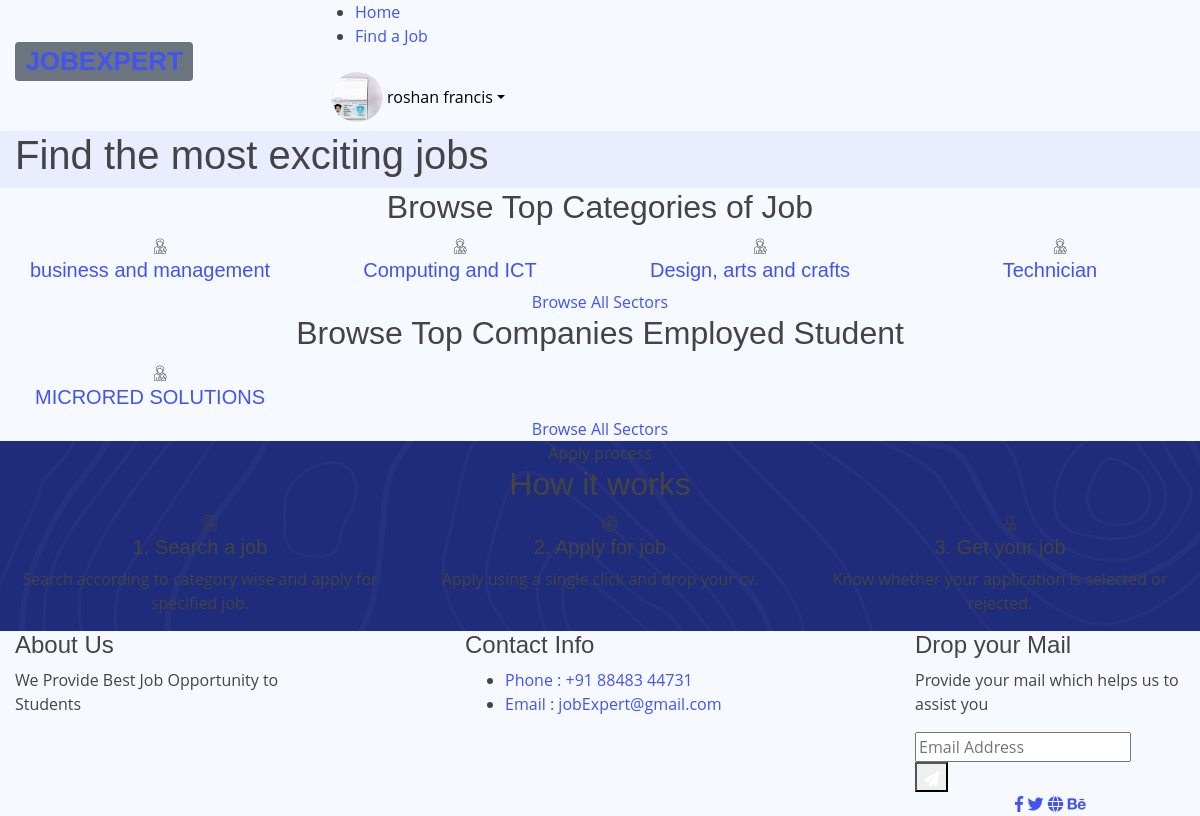
Screenshot of /index.php (signed in) with the database file from the repository.
### tables this page shows
CREATE TABLE `jobseeker` (
  `jsID` int(11) NOT NULL,
  `jusername` varchar(100) NOT NULL,
  `fname` varchar(100) NOT NULL,
  `lname` varchar(100) NOT NULL,
  `phonenumber` varchar(10) NOT NULL,
  `image` longtext NOT NULL,
  `jobstatus` tinyint(4) NOT NULL DEFAULT 0
);

CREATE TABLE `category` (
  `cat_id` int(11) NOT NULL,
  `cat_name` varchar(100) NOT NULL
);

CREATE TABLE `company` (
  `Cid` int(11) NOT NULL,
  `Cusername` varchar(100) NOT NULL,
  `cName` varchar(100) NOT NULL,
  `Cnum` varchar(10) NOT NULL,
  `Cdes` longtext NOT NULL DEFAULT '',
  `cImage` longtext NOT NULL,
  `status` int(1) NOT NULL DEFAULT 0
);

### index.php (the view, shortened to what this page needs)
<!doctype html>
<html class="no-js" lang="zxx">
    <head>
            <link href="./company/assets/vendor/bootstrap-icons/bootstrap-icons.css" rel="stylesheet">
            <link rel="stylesheet" href="assets/css/bootstrap.min.css">
            <link rel="stylesheet" href="assets/css/owl.carousel.min.css">
            <link rel="stylesheet" href="assets/css/flaticon.css">
            <link rel="stylesheet" href="assets/css/price_rangs.css">
            <link rel="stylesheet" href="assets/css/slicknav.css">
            <link rel="stylesheet" href="assets/css/animate.min.css">
            <link rel="stylesheet" href="assets/css/magnific-popup.css">
            <link rel="stylesheet" href="assets/css/fontawesome-all.min.css">
            <link rel="stylesheet" href="assets/css/themify-icons.css">
            <link rel="stylesheet" href="assets/css/slick.css">
            <link rel="stylesheet" href="assets/css/nice-select.css">
            <link rel="stylesheet" href="assets/css/style.css">
   </head>
   <body>
    <?php
    include('includes/navbar.php');
    ?>
    <main>
        <div class="slider-area ">
            <div class="slider-active">
                <div class="single-slider slider-height d-flex align-items-center" data-background="assets/img/hero/h1_hero.jpg">
                    <div class="container">
                        <div class="row">
                            <div class="col-xl-6 col-lg-9 col-md-10">
                                <div class="hero__caption">
                                    <h1>Find the most exciting jobs</h1>
                                </div>
                            </div>
                        </div>
                        <div class="row">
                            <div class="col-xl-8">
                            </div>
                        </div>
                    </div>
                </div>
            </div>
        </div>
        <div class="our-services section-pad-t30">
            <div class="container">
                <div class="row">
                    <div class="col-lg-12">
                        <div class="section-tittle text-center">
                            <h2>Browse Top Categories of Job </h2>
                        </div>
                    </div>
                </div>
                <div class="row d-flex justify-contnet-center">
                <?php
                    $cat = $conn->query("select  * from category group by cat_id");
                    while($catResult = $cat->fetch_assoc()){
                ?>
                    <div class="col-xl-3 col-lg-3 col-md-4 col-sm-6">
                        <div class="single-services text-center mb-30">
                            <div class="services-ion">
                                <span class="flaticon-tour"></span>
                            </div>
                            <div class="services-cap">
                               <h5><a href="job_listing.php"><?php echo $catResult['cat_name'] ?></a></h5>
                            </div>
                        </div>
                    </div>
                    <?php } ?>
                </div>
                <div class="row">
                    <div class="col-lg-12">
                        <div class="browse-btn2 text-center mt-50">
                            <a href="job_listing.php" class="border-btn2">Browse All Sectors</a>
                        </div>
                    </div>
                </div>
            </div>
        </div>
        <div class="our-services section-pad-t30">
            <div class="container">
                <div class="row">
                    <div class="col-lg-12">
                        <div class="section-tittle text-center">
                            <h2>Browse Top Companies Employed Student </h2>
                        </div>
                    </div>
                </div>
                <div class="row d-flex justify-contnet-center">
                <?php
                    $cat = $conn->query("select  * from company");
                    while($catResult = $cat->fetch_assoc()){
                ?>
                    <div class="col-xl-3 col-lg-3 col-md-4 col-sm-6">
                        <div class="single-services text-center mb-30">
                            <div class="services-ion">
                                <span class="flaticon-tour"></span>
                            </div>
                            <div class="services-cap">
                               <h5><a href="company-about.php?cid=<?php echo $catResult['Cid'] ?>"><?php echo $catResult['cName'] ?></a></h5>
                            </div>
                        </div>
                    </div>
                    <?php } ?>
                </div>
                <div class="row">
                    <div class="col-lg-12">
                        <div class="browse-btn2 text-center mt-50">
                            <a href="job_listing.php" class="border-btn2">Browse All Sectors</a>
                        </div>
                    </div>
                </div>
            </div>
        </div>
        <div class="apply-process-area apply-bg pt-150 pb-150" data-background="assets/img/gallery/how-applybg.png">
            <div class="container">
                <div class="row">
                    <div class="col-lg-12">
                        <div class="section-tittle white-text text-center">
                            <span>Apply process</span>
                            <h2> How it works</h2>
                        </div>
                    </div>
                </div>
                <div class="row">
                    <div class="col-lg-4 col-md-6">
                        <div class="single-process text-center mb-30">
                            <div class="process-ion">
                                <span class="flaticon-search"></span>
                            </div>
                            <div class="process-cap">
                               <h5>1. Search a job</h5>
                               <p>Search according to category wise and apply for specified job.</p>
                            </div>
                        </div>
                    </div>
                    <div class="col-lg-4 col-md-6">
                        <div class="single-process text-center mb-30">
                            <div class="process-ion">
                                <span class="flaticon-curriculum-vitae"></span>
                            </div>
                            <div class="process-cap">
                               <h5>2. Apply for job</h5>
                               <p>Apply using a single click and drop your cv.</p>
                            </div>
                        </div>
                    </div>
                    <div class="col-lg-4 col-md-6">
                        <div class="single-process text-center mb-30">
                            <div class="process-ion">
                                <span class="flaticon-tour"></span>
                            </div>
                            <div class="process-cap">
                               <h5>3. Get your job</h5>
                               <p>Know whether your application is selected or rejected.</p>
                            </div>
                        </div>
                    </div>
                </div>
             </div>
        </div>
    </main>
    <?php
    include('includes/footer.php');
    ?>
    </body>
</html>

### includes/navbar.php (shortened to what this page needs)
<header>
   <div class="header-area header-transparrent">
       <div class="headder-top header-sticky">
            <div class="container">
                <div class="row align-items-center">
                    <div class="col-lg-3 col-md-2">
                        <div class="logo">
                    <h3>
                    <span class="badge badge-secondary"><a href="index.php">JOBEXPERT</a>
                    </span>
                    </h3>
                </div>
                    </div>
                    <div class="col-lg-9 col-md-9">
                        <div class="menu-wrapper">
                            <div class="main-menu">
                                <nav class="d-none d-lg-block">
                                    <ul id="navigation">
                                        <li><a href="../jobExpert/index.php">Home</a></li>
                                        <li><a href="../jobExpert/job_listing.php">Find a Job </a></li>
                                    </ul>
                                </nav>
                            </div>
                            <?php
                                include('db/connection.php');
                                if(isset($_SESSION['susername'])){
                                $email =  $_SESSION['susername'];
                                $sql = $conn->query("select * from jobseeker where jusername='$email'");
                                $result = $sql->fetch_assoc();
                              ?>
                              <div class="dropdown show">
                              <a class="nav-link nav-profile d-flex align-items-center pe-0" role="button" id="dropdownMenuLink" data-toggle="dropdown" aria-haspopup="true" aria-expanded="false">
                                        <img src='./login/images/<?php echo $result['image']; ?>' alt="Profile" class="rounded-circle"
                                        style="width:52px;height:50px;margin-right:4px"
                                        >
                                        <span style="color:black;" class="d-none d-md-block dropdown-toggle ps-2"><?php echo $result['fname']." ".$result['lname'] ?></span>
                                    </a>
                                    </div>
                                <?php
                                }
                                ?>
                        </div>
                    </div>
                    <div class="col-12">
                    </div>
                </div>
            </div>
       </div>
   </div>
</header>

### company/assets/css/style.css (style rules this page uses)
:root { scroll-behavior: smooth; }
body { font-family: "Open Sans", sans-serif; background: #f6f9ff; color: #444444; }
a { color: #4154f1; text-decoration: none; }
h1, h2, h3, h4, h5, h6 { font-family: "Nunito", sans-serif; }
.logo { line-height: 1; }
@media (min-width: 1200px) { .logo { width: 280px; } }
.logo span { font-size: 26px; font-weight: 700; color: #012970; font-family: "Nunito", sans-serif; }

### rows the page displays
jobseeker: image (picture), fname "roshan", lname "francis"
category: cat_name "business and management"
category: cat_name "Computing and ICT"
category: cat_name "Design, arts and crafts"
category: cat_name "Technician"
company: cName "MICRORED SOLUTIONS"
